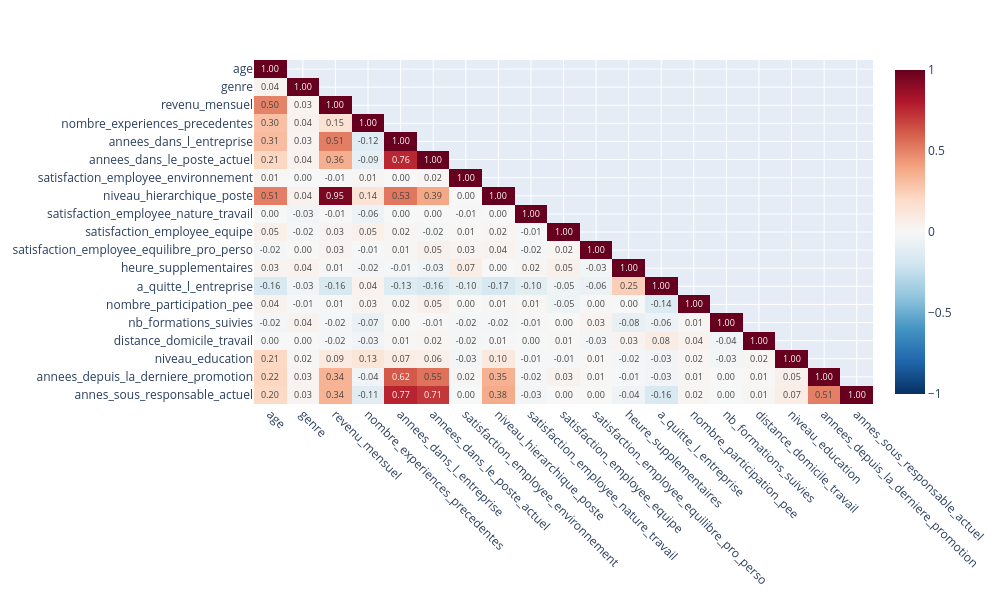

Notebook source saved alongside this figure:
### Markdown cell above
#### <p style="background-color:#AED6F1; color:#1A5276; padding:8px 15px; border-radius:4px; font-size:15px; font-weight:bold;">4.1.2 Analyse de corrélation graphique</p>

### Code cell
#Calculer la matrice de corrélation
corr_matrix = df_merge.corr(numeric_only=True)



# Créer un masque pour cacher le triangle supérieur (garder diagonale + inférieur)
mask = np.triu(np.ones_like(corr_matrix, dtype=bool), k=1)
corr_masked = corr_matrix.mask(mask)  # remplace par NaN les valeurs masquées

fig = px.imshow(
    corr_masked,
    text_auto=".2f",
    color_continuous_scale="RdBu_r",
    zmin=-1, zmax=1,
    aspect="auto"
)

fig.update_layout(
    width=1000,   # agrandir en largeur
    height=600,  # agrandir en hauteur (carré car matrice carrée)
    xaxis=dict(tickangle=45, dtick=1),  # dtick=1 force l'affichage de CHAQUE label
    yaxis=dict(dtick=1)
)
fig.show()

### Figure 1 — Plotly figure (JSON) as saved in the notebook; plotly's stock layout.template omitted (floating-point values rounded to 4 significant figures; data arrays with more than 128 entries replaced by an {"elided": "..."} marker saying what was removed)
{"data": [{"coloraxis": "coloraxis", "hovertemplate": "x: %{x}<br>y: %{y}<br>color: %{z}<extra></extra>", "name": "0", "texttemplate": "%{z:.2f}", "type": "heatmap", "x": ["age", "genre", "revenu_mensuel", "nombre_experiences_precedentes", "annees_dans_l_entreprise", "annees_dans_le_poste_actuel", "satisfaction_employee_environnement", "niveau_hierarchique_poste", "satisfaction_employee_nature_travail", "satisfaction_employee_equipe", "satisfaction_employee_equilibre_pro_perso", "heure_supplementaires", "a_quitte_l_entreprise", "nombre_participation_pee", "nb_formations_suivies", "distance_domicile_travail", "niveau_education", "annees_depuis_la_derniere_promotion", "annes_sous_responsable_actuel"], "xaxis": "x", "y": ["age", "genre", "revenu_mensuel", "nombre_experiences_precedentes", "annees_dans_l_entreprise", "annees_dans_le_poste_actuel", "satisfaction_employee_environnement", "niveau_hierarchique_poste", "satisfaction_employee_nature_travail", "satisfaction_employee_equipe", "satisfaction_employee_equilibre_pro_perso", "heure_supplementaires", "a_quitte_l_entreprise", "nombre_participation_pee", "nb_formations_suivies", "distance_domicile_travail", "niveau_education", "annees_depuis_la_derniere_promotion", "annes_sous_responsable_actuel"], "yaxis": "y", "z": {"elided": "19x19 float values"}}], "layout": {"coloraxis": {"autocolorscale": false, "cmax": 1, "cmin": -1, "colorscale": [[0, "rgb(5,48,97)"], [0.1, "rgb(33,102,172)"], [0.2, "rgb(67,147,195)"], [0.3, "rgb(146,197,222)"], [0.4, "rgb(209,229,240)"], [0.5, "rgb(247,247,247)"], [0.6, "rgb(253,219,199)"], [0.7, "rgb(244,165,130)"], [0.8, "rgb(214,96,77)"], [0.9, "rgb(178,24,43)"], [1, "rgb(103,0,31)"]]}, "height": 600, "margin": {"t": 60}, "width": 1000, "xaxis": {"anchor": "y", "domain": [0, 1], "dtick": 1, "tickangle": 45}, "yaxis": {"anchor": "x", "autorange": "reversed", "domain": [0, 1], "dtick": 1}}}
